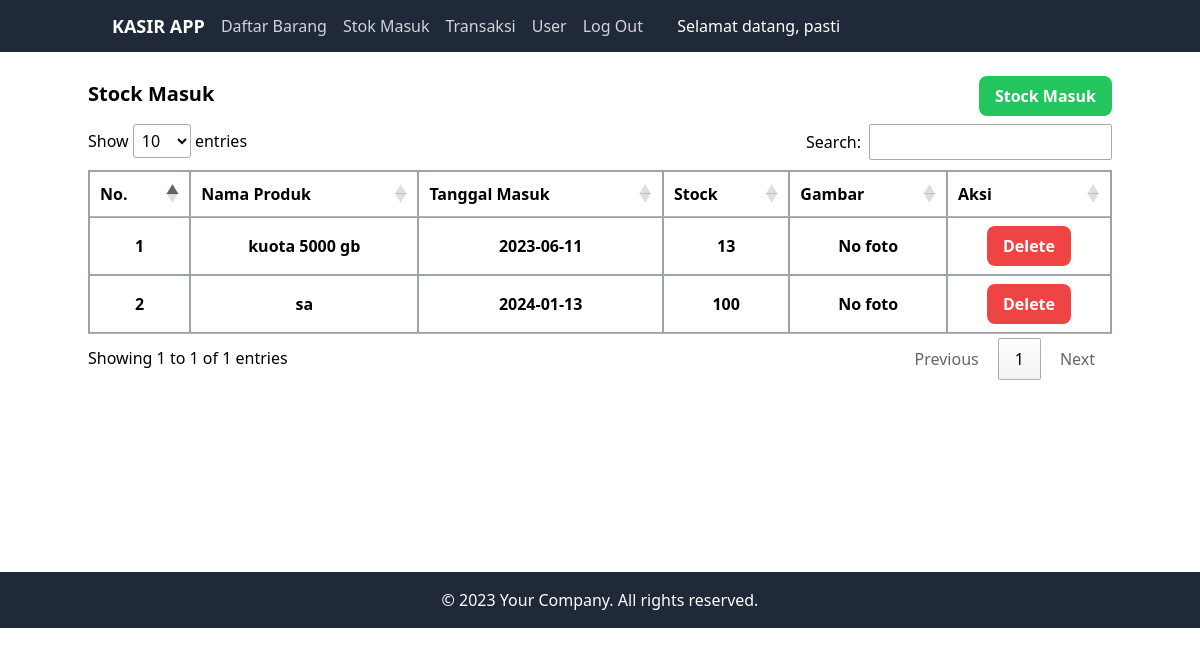
The page /index.php?halaman=stokMasuk (signed in) on the database its author committed.
### tables this page shows
CREATE TABLE `stock_masuk` (
  `id_stok_masuk` int NOT NULL,
  `id_produk` int NOT NULL,
  `tanggal_masuk` varchar(40) NOT NULL,
  `jumlah_masuk` int NOT NULL
);

CREATE TABLE `produk` (
  `id_produk` int NOT NULL,
  `nama_produk` varchar(100) NOT NULL,
  `harga_produk` double NOT NULL,
  `stock` int NOT NULL,
  `gambar` varchar(100) NOT NULL
);

### views/stokMasuk.php (the view, shortened to what this page needs)
<div class="container mx-auto mt-4" style="min-height: 504px;">
    <div class="flex justify-between">
        <h2 class="mt-3 mb-3 text-xl font-bold">Stock Masuk</h2>
        <button class="px-4 py-2 my-2 font-semibold text-white bg-green-500 rounded-lg clickAddStock">Stock Masuk</button>
    </div>
    <table class="w-full border border-gray-400" id="myTable">
        <thead>
            <tr>
                <th class="px-4 py-2 border border-gray-400">No.</th>
                <th class="px-4 py-2 border border-gray-400">Nama Produk</th>
                <th class="px-4 py-2 border border-gray-400">Tanggal Masuk</th>
                <th class="px-4 py-2 border border-gray-400">Stock</th>
                <th class="px-4 py-2 border border-gray-400">Gambar</th>
                <th class="px-4 py-2 border border-gray-400">Aksi</th>
            </tr>
        </thead>
        <tbody>
            <?php
            include "koneksi/koneksi.php";
            $queryStockMasuk = "SELECT stock_masuk.id_stok_masuk, stock_masuk.tanggal_masuk, stock_masuk.jumlah_masuk, produk.id_produk, produk.nama_produk, produk.stock, produk.gambar FROM stock_masuk INNER JOIN produk ON stock_masuk.id_produk = produk.id_produk";
            $resultStockMasuk = mysqli_query($koneksi, $queryStockMasuk);
            $counter = 1;
            while ($rowStockMasuk = mysqli_fetch_array($resultStockMasuk)) {
                $tanggal_masuk = $rowStockMasuk['tanggal_masuk'];
                $jumlah_masuk = $rowStockMasuk['jumlah_masuk'];
                $nama_produk = $rowStockMasuk['nama_produk'];
                $gambar = $rowStockMasuk['gambar'];
                if ($gambar == null) {
                    $img = 'No foto';
                } else {
                    $img = '<img src= "images/' . $gambar . '" class="zoomable">';
                }
            ?>
                <tr>
                    <th class='px-4 py-2 border border-gray-400'> <?= $counter; ?> </th>
                    <th class='px-4 py-2 border border-gray-400'> <?= $nama_produk; ?> </th>
                    <th class='px-4 py-2 border border-gray-400'> <?= $tanggal_masuk; ?> </th>
                    <th class='px-4 py-2 border border-gray-400'> <?= $jumlah_masuk; ?> </th>
                    <th class='px-4 py-2 border border-gray-400'> <?= $img; ?> </th>
                    <th class='px-4 py-2 border border-gray-400'>
                        <button class='px-4 py-2 text-white bg-red-500 rounded-lg' onclick='deleteStockMasuk(<?php echo $rowStockMasuk['id_stok_masuk'] ?>, <?php echo $rowStockMasuk['id_produk'] ?>, <?php echo $rowStockMasuk['stock'] ?>, <?php echo $rowStockMasuk['jumlah_masuk'] ?>)'>Delete</button>
                    </th>
                </tr>
                <?php
                $counter++;
                ?>
        </tbody>
    <?php
            }
    ?>
    </table>
    <br>
</div>

### rows shown on the page
stock_masuk: id_produk.nama_produk "kuota 5000 gb", tanggal_masuk "2023-06-11", jumlah_masuk "13", id_produk.gambar "No foto"
stock_masuk: id_produk.nama_produk "sa", tanggal_masuk "2024-01-13", jumlah_masuk "100", id_produk.gambar "No foto"

### other values the page prints
$_SESSION["user"]["nama_lengkap"] "pasti"
